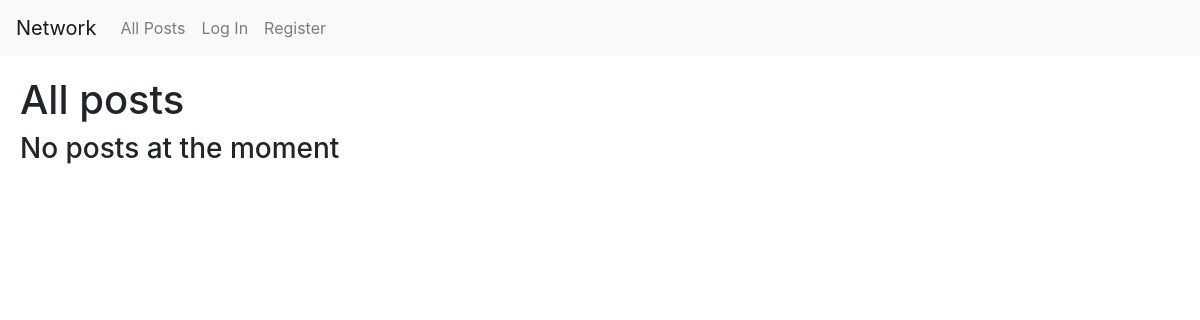
The app's page /, older data.
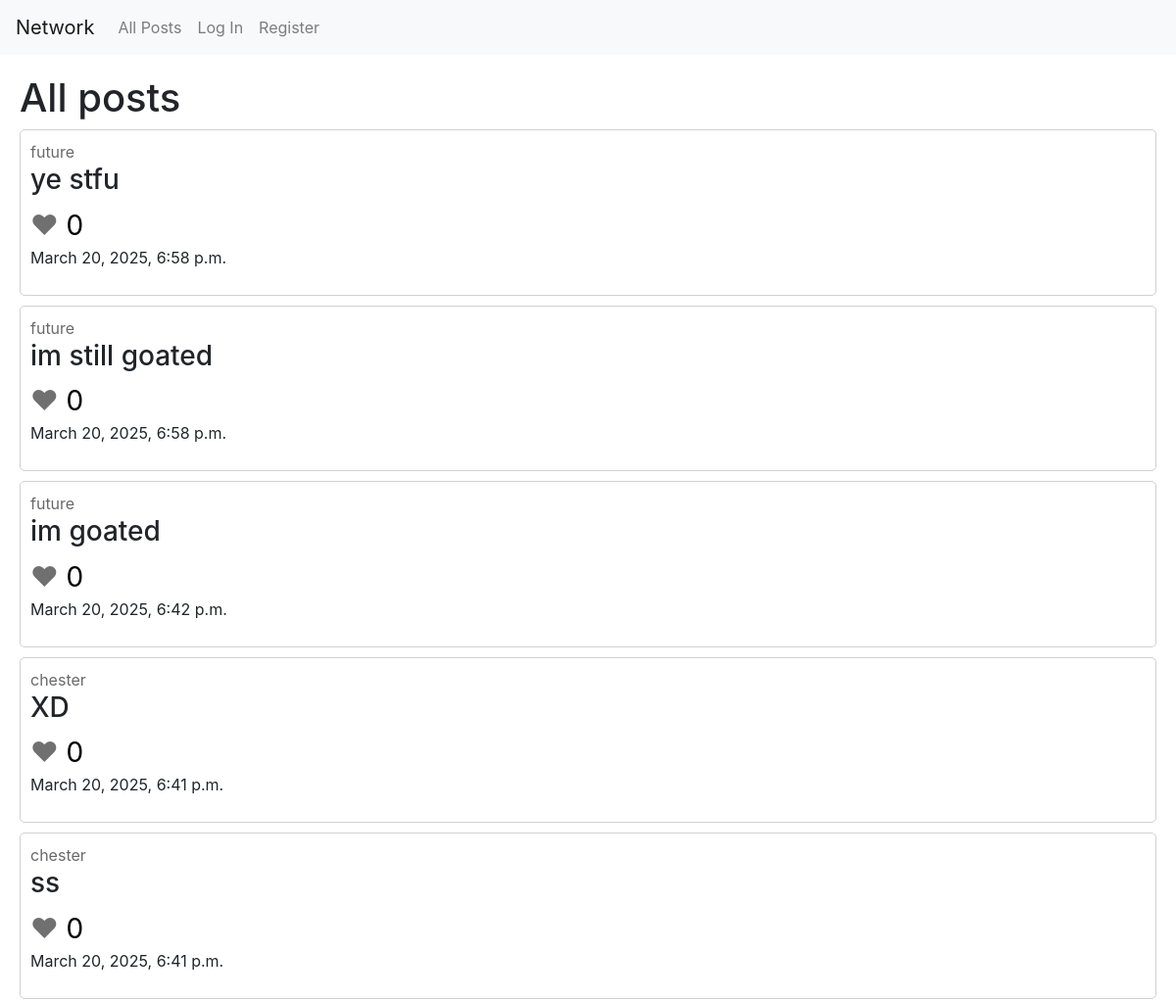
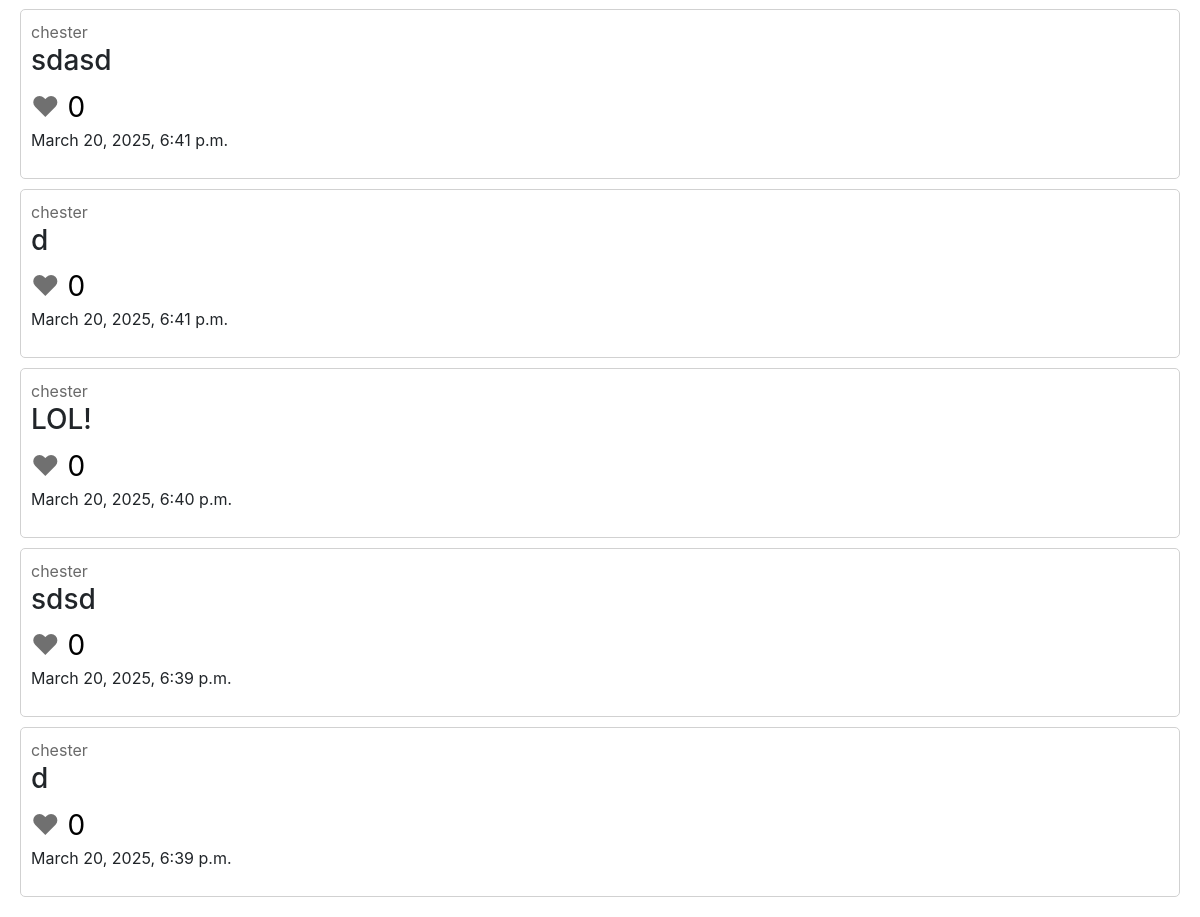
The same page, newer data (2 pictures, top to bottom).
### network/models.py (models this page shows)
class Post(models.Model):
    content = models.TextField(max_length=250)
    likes = models.IntegerField(default=0)
    creator = models.ForeignKey(User, on_delete=models.CASCADE)
    timestamp = models.DateTimeField(auto_now_add=True)

class User(AbstractUser):
    followers = models.ManyToManyField("self", blank=True)
    following = models.ManyToManyField("self", blank=True)

### network/views.py (the view)
# urls.py: path("", views.index, name="index"),
def index(request):
    all_posts = Post.objects.all().order_by("-timestamp")
    if request.method == "POST":
        content = request.POST["content"]
        new_post = Post(content=content, creator=request.user)
        new_post.save()
        return HttpResponseRedirect(reverse('index'))
    else:
        return render(request, "network/index.html", {
            "all_posts": all_posts
        })

### network/templates/network/index.html (shortened to what this page needs)
{% extends "network/layout.html" %}
{% block body %}
    <h1>All posts</h1>
    {% include 'network/posts.html' %}
{% endblock %}

### network/templates/network/posts.html
{% for post in all_posts %}
    <div class="post">
        <span><a href="{% url 'user_account' post.creator %}" class="user-link">{{ post.creator }}</a></span>
        <h3>{{ post.content }}</h3>
        <span class="heart">&hearts;</span><span class="likes"> {{ post.likes }}</span>
        <p><span>{{ post.timestamp }}</span></p>
    </div>
    {% empty %}
    <h3>No posts at the moment</h3>
{% endfor %}

Row changes from the older to the newer data that the page shows:
added Post: creator "future", content "ye stfu", likes "0", timestamp "March 20, 2025, 6:58 p.m."
added Post: creator "future", content "im still goated", likes "0", timestamp "March 20, 2025, 6:58 p.m."
added Post: creator "future", content "im goated", likes "0", timestamp "March 20, 2025, 6:42 p.m."
added Post: creator "chester", content "XD", likes "0", timestamp "March 20, 2025, 6:41 p.m."
added Post: creator "chester", content "ss", likes "0", timestamp "March 20, 2025, 6:41 p.m."
added Post: creator "chester", content "sdasd", likes "0", timestamp "March 20, 2025, 6:41 p.m."
added Post: creator "chester", content "d", likes "0", timestamp "March 20, 2025, 6:41 p.m."
added Post: creator "chester", content "LOL!", likes "0", timestamp "March 20, 2025, 6:40 p.m."
added Post: creator "chester", content "sdsd", likes "0", timestamp "March 20, 2025, 6:39 p.m."
added Post: creator "chester", content "d", likes "0", timestamp "March 20, 2025, 6:39 p.m."
Text that changed along with them:
text no longer shown: "No posts at the moment"
